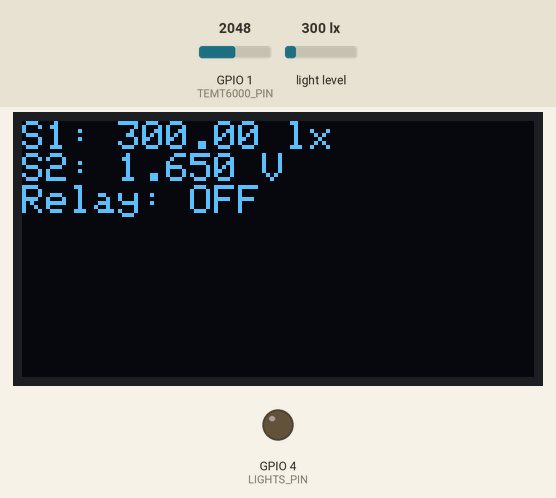
A sketch run on a simulated ESP32. On the bench: 128×64 one-colour display, output pins drawn as LEDs (lit = HIGH). Inputs (shaded band) come from the test bench; at power-on: light level 300 lx, GPIO 1 (TEMT6000_PIN) = 2048. The display library's start-up logo is not drawn.

Above: at 3.2 s.
3.3 s: light level set to 40 lx
At 4.7 s:
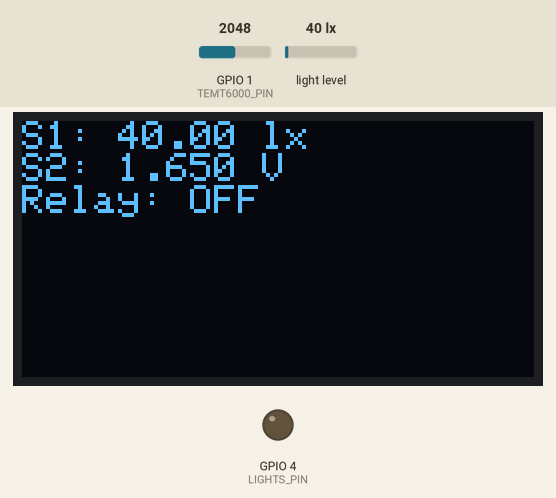
5.0 s: GPIO 1 (TEMT6000_PIN) set to 3977
At 6.1 s:
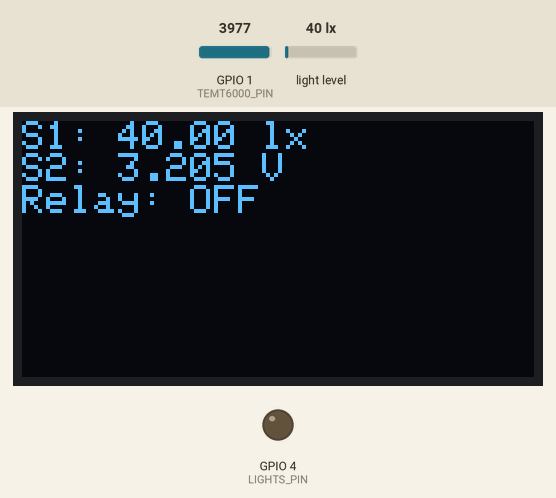
6.5 s: GPIO 1 (TEMT6000_PIN) set to 4033
At 7.3 s:
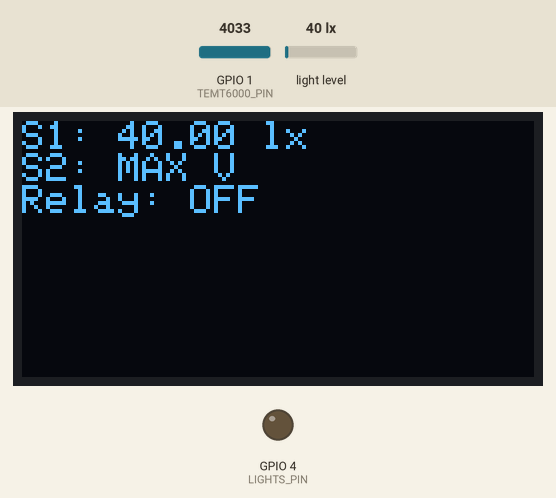
8.0 s: light level set to 500 lx
At 8.5 s:
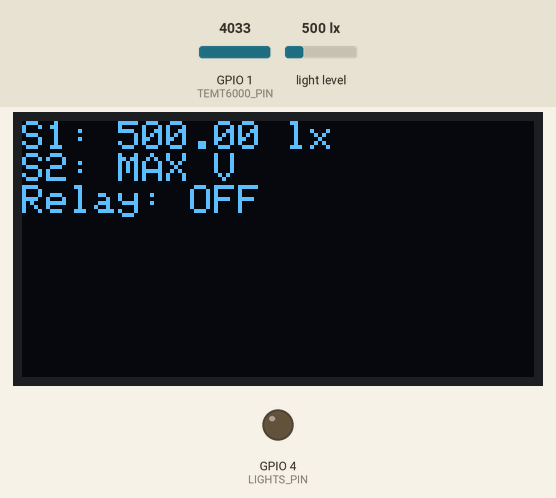
9.5 s: light level set to 1000 lx
At 10.7 s:
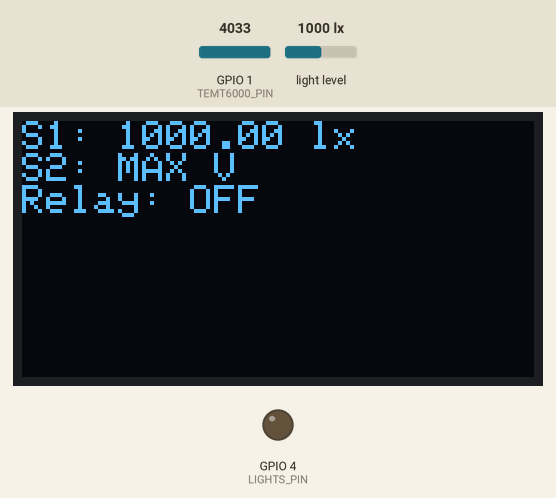
11.0 s: GPIO 1 (TEMT6000_PIN) set to 3603
At 12.1 s:
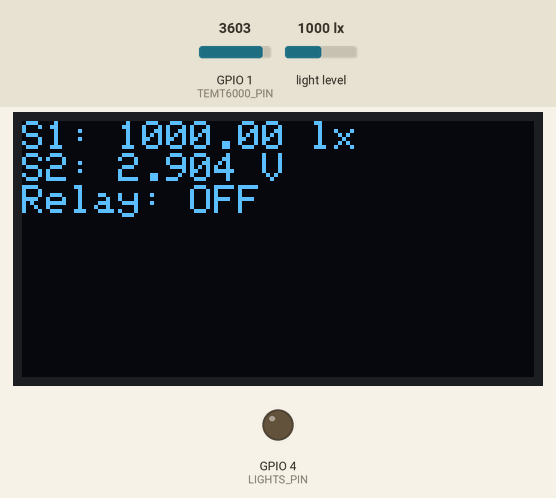
Timing chart, 0 to 13.5 s (numbered marks = the images above; inputs shaded):
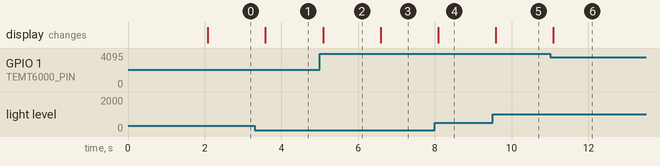

Measured:
- the behaviour switches between 4032 and 4033 on GPIO 1 (TEMT6000_PIN) (found by bisection; images 2 and 3)
- after the input at 3.3 s, the display: changes after 0.28 s (image 1)
- after the input at 5.0 s, the display: changes after 0.08 s (image 2)
- after the input at 6.5 s, the display: changes after 0.08 s (image 3)
- after the input at 8.0 s, the display: changes after 0.09 s (image 4)
- after the input at 9.5 s, the display: changes after 0.09 s (image 5)
- after the input at 11.0 s, the display: changes after 0.09 s (image 6)

The sketch:

esp32_auto_headlights.ino
```cpp
// Include libraries for I2C communication, light sensing, and OLED display functionalities
#include <Wire.h> // Allows for I2C communication with devices
#include "BH1750.h" // Library for the BH1750 light sensor
#include <Adafruit_GFX.h> // Adafruit's graphics library for displays
#include <Adafruit_SSD1306.h> // Adafruit's library for SSD1306 OLED displays

// Definitions for the OLED display dimensions
#define SCREEN_WIDTH 128 // OLED display width, in pixels
#define SCREEN_HEIGHT 64 // OLED display height, in pixels

#define OLED_RESET -1 // OLED reset pin, set to -1 as it's not used
Adafruit_SSD1306 display(SCREEN_WIDTH, SCREEN_HEIGHT, &Wire, OLED_RESET); // Initialize OLED display object

bool displayConnected = false; // Flag to check if OLED display is connected

// Initialize BH1750 light sensor object
BH1750 lightMeter;

// Define pin connections for sensors and relay
#define TEMT6000_PIN 1 // Analog pin for TEMT6000 light sensor
#define LIGHTS_PIN 4 // Digital pin to control the relay

// Light level thresholds and hysteresis values to prevent rapid toggling
#define BH1750_THRESHOLD 200
#define TEMT6000_THRESHOLD 0.205f // Adjusted threshold for TEMT6000
#define BH1750_HYSTERESIS 10
#define TEMT6000_HYSTERESIS 0.02

// Timing constants for delays and debounce
#define DEBOUNCE_INTERVAL 4000 // Debounce interval for light level changes
#define SAMPLE_INTERVAL 500 // Interval between sensor readings

// Variables for managing timing, light control logic, and delays
unsigned long lastSampleTime = 0;
unsigned long debounceTimer = 0;
bool lightsOn = false; // State of the lights
bool pendingStateChange = false; // Indicates if a state change is in the debounce period

// Structure to hold sensor readings
struct SensorReadings {
  float lux; // Light level from the BH1750 sensor
  float temtVoltage; // Voltage from the TEMT6000 sensor
} globalSensorReadings;

void setup() {
  Serial.begin(9600); // Start serial communication for debugging
  Wire.begin(6, 7); // Initialize I2C with default pins
  Wire.setClock(400000); // Set I2C clock speed to 400kHz

  // Attempt to start the OLED display and check its connection
  if (display.begin(SSD1306_SWITCHCAPVCC, 0x3C)) {
    displayConnected = true; // Mark display as connected
    display.display(); // Show initialized content
    delay(2000); // Wait for 2 seconds
    display.clearDisplay(); // Clear display for a fresh start
  } else {
    Serial.println(F("Display not found. Continuing without display."));
  }

  lightMeter.begin(BH1750::CONTINUOUS_HIGH_RES_MODE); // Start BH1750 sensor in continuous high-res mode
  pinMode(TEMT6000_PIN, INPUT); // Set TEMT6000 pin as input
  pinMode(LIGHTS_PIN, OUTPUT); // Set relay control pin as output
}

void loop() {
  unsigned long currentMillis = millis(); // Get current time in milliseconds

  // Perform sensor reading and processing at a fixed interval
  if (currentMillis - lastSampleTime >= SAMPLE_INTERVAL) {
    lastSampleTime = currentMillis;
    readAndProcessSensors(); // Read from sensors
    if (displayConnected) {
      updateDisplay(); // Update the display only if connected
    }
    controlLights(currentMillis); // Control lights based on sensor data and logic
  }
}

// Function to read from light sensors and store their values
void readAndProcessSensors() {
  float lux = lightMeter.readLightLevel(); // Read light level from BH1750 sensor
  float temtVoltage = analogRead(TEMT6000_PIN) * (3.3 / 4095.0); // Convert ADC value to voltage for TEMT6000

  // Store sensor values in a global structure
  globalSensorReadings.lux = lux;
  globalSensorReadings.temtVoltage = temtVoltage;
}

// Function to update the OLED display with sensor values and light status
void updateDisplay() {
  if (displayConnected) {
    display.clearDisplay(); // Clear display for new content
    display.setTextSize(1); // Set text size
    display.setTextColor(SSD1306_WHITE); // Set text color
    display.setCursor(0,0); // Set text cursor position

    // Display S1 (BH1750) light level or "MAX" if above a threshold
    display.print(F("S1: "));
    if(globalSensorReadings.lux > 3500) {
      display.print(F("MAX"));
    } else {
      display.print(globalSensorReadings.lux, 2);
    }
    display.println(" lx");

    // Display S2 (TEMT6000) voltage or "MAX" if above a threshold
    display.print(F("S2: "));
    if(globalSensorReadings.temtVoltage > 3.25) {
      display.print(F("MAX"));
    } else {
      display.print(globalSensorReadings.temtVoltage, 3);
    }
    display.println(" V");

    // Display the current state of the relay
    display.print(F("Relay: "));
    display.println(lightsOn ? F("ON") : F("OFF"));

    display.display(); // Push the updated content to the display
  }
}

// Function to control the relay based on sensor readings, debounce logic, and ON/OFF delays
void controlLights(unsigned long currentMillis) {
  // Determine conditions for turning lights on or off
  bool shouldTurnOn = !lightsOn && globalSensorReadings.lux < (BH1750_THRESHOLD - BH1750_HYSTERESIS) &&
                      globalSensorReadings.temtVoltage < (TEMT6000_THRESHOLD - TEMT6000_HYSTERESIS);
  bool shouldTurnOff = lightsOn && globalSensorReadings.lux > (BH1750_THRESHOLD + BH1750_HYSTERESIS) &&
                       globalSensorReadings.temtVoltage > (TEMT6000_THRESHOLD + TEMT6000_HYSTERESIS);

  // Check if state change condition is met and debounce timer has not started
  if ((shouldTurnOn || shouldTurnOff) && !pendingStateChange) {
    pendingStateChange = true; // Indicate that a state change condition has been met
    debounceTimer = currentMillis; // Start the debounce timer
  } else if (pendingStateChange) {
    // Check if the debounce period has elapsed
    if (currentMillis - debounceTimer >= DEBOUNCE_INTERVAL) {
      // Perform the state change if the condition persists
      if ((shouldTurnOn && !lightsOn) || (shouldTurnOff && lightsOn)) {
        lightsOn = shouldTurnOn; // Update the state based on the condition
        digitalWrite(LIGHTS_PIN, lightsOn ? HIGH : LOW); // Apply the new state to the relay
      }
      pendingStateChange = false; // Reset the pending state change flag
    }
  } else {
    pendingStateChange = false; // Reset debounce timer and pending state change flag if conditions are not met
  }
}
```
